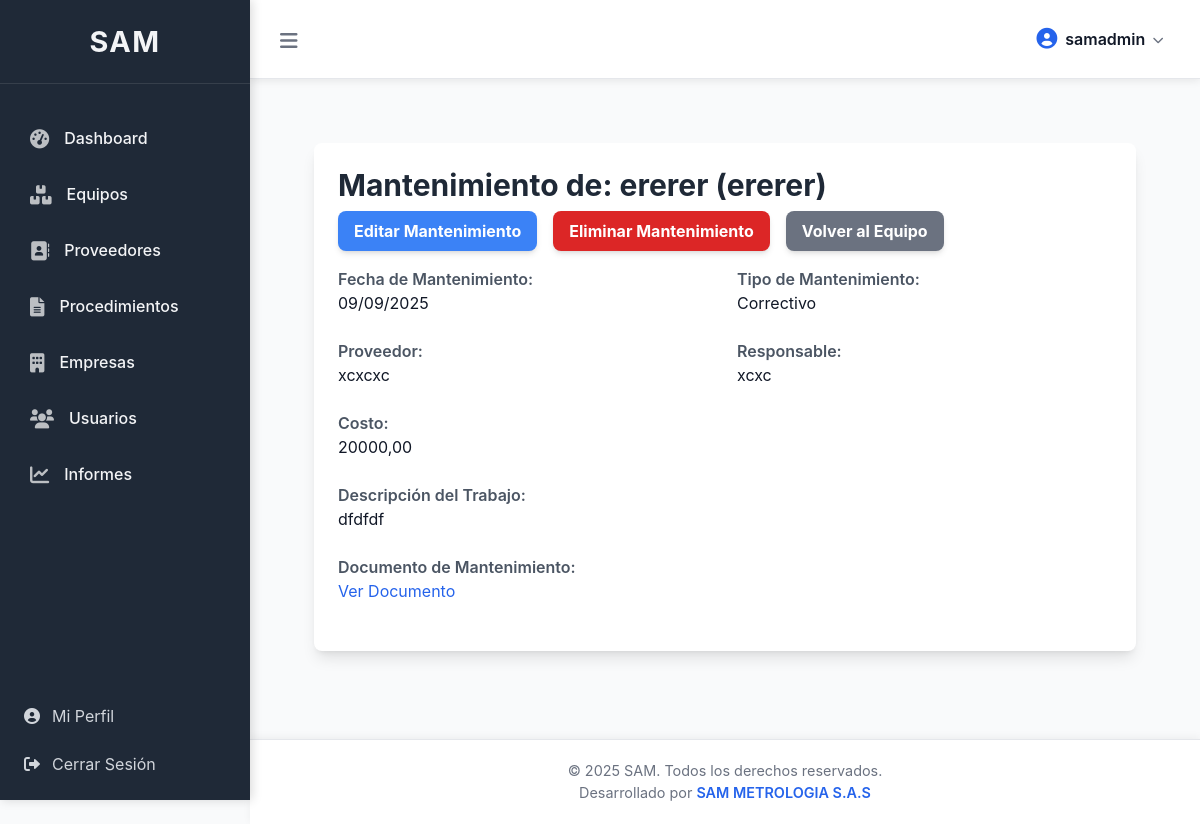
/core/equipos/5/mantenimientos/1/detalle/ (signed in), run on the app's committed database.
### core/models.py (models this page shows, shortened)
class CustomUser(AbstractUser):
    empresa = models.ForeignKey(Empresa, on_delete=models.SET_NULL, null=True, blank=True, related_name='usuarios_empresa') # Cambiado related_name
    groups = models.ManyToManyField(
        'auth.Group',
        related_name='customuser_groups', # related_name único para evitar conflictos
        blank=True,
        help_text='The groups this user belongs to. A user will get all permissions granted to each of their groups.',
        verbose_name='groups',
    )
    user_permissions = models.ManyToManyField(
        'auth.Permission',
        related_name='customuser_user_permissions', # related_name único para evitar conflictos
        blank=True,
        help_text='Specific permissions for this user.',
        verbose_name='user permissions',
    )
    class Meta:
        verbose_name = "Usuario"
        verbose_name_plural = "Usuarios"
        permissions = [
            ("can_view_customuser", "Can view custom user"),
            ("can_add_customuser", "Can add custom user"),
            ("can_change_customuser", "Can change custom user"),
            ("can_delete_customuser", "Can delete custom user"),
        ]

class Mantenimiento(models.Model):
    TIPO_MANTENIMIENTO_CHOICES = [
        ('Preventivo', 'Preventivo'),
        ('Correctivo', 'Correctivo'),
        ('Predictivo', 'Predictivo'),
        ('Inspección', 'Inspección'),
        ('Otro', 'Otro'),
    ]
    equipo = models.ForeignKey(Equipo, on_delete=models.CASCADE, related_name='mantenimientos')
    fecha_mantenimiento = models.DateField(verbose_name="Fecha de Mantenimiento")
    tipo_mantenimiento = models.CharField(max_length=50, choices=TIPO_MANTENIMIENTO_CHOICES)
    proveedor = models.ForeignKey(Proveedor, on_delete=models.SET_NULL, null=True, blank=True, related_name='mantenimientos_realizados', limit_choices_to={'tipo_servicio__in': ['Mantenimiento', 'Otro']}) # Ajuste en limit_choices_to
    nombre_proveedor = models.CharField(max_length=255, blank=True, null=True, help_text="Nombre del proveedor si no está en la lista.")
    responsable = models.CharField(max_length=255, blank=True, null=True, help_text="Persona o entidad que realizó el mantenimiento.")
    costo = models.DecimalField(max_digits=10, decimal_places=2, blank=True, null=True)
    descripcion = models.TextField(blank=True, null=True, help_text="Descripción detallada del mantenimiento realizado.")
    documento_mantenimiento = models.FileField(upload_to=get_upload_path, blank=True, null=True, verbose_name="Documento de Mantenimiento (PDF)")
    observaciones = models.TextField(blank=True, null=True)
    fecha_registro = models.DateTimeField(auto_now_add=True)
    class Meta:
        verbose_name = "Mantenimiento"
        verbose_name_plural = "Mantenimientos"
        permissions = [
            ("can_view_mantenimiento", "Can view mantenimiento"),
            ("can_add_mantenimiento", "Can add mantenimiento"),
            ("can_change_mantenimiento", "Can change mantenimiento"),
            ("can_delete_mantenimiento", "Can delete mantenimiento"),
        ]

class Equipo(models.Model):
    TIPO_EQUIPO_CHOICES = [
        ('Equipo de Medición', 'Equipo de Medición'),
        ('Equipo de Referencia', 'Equipo de Referencia'),
        ('Equipo Auxiliar', 'Equipo Auxiliar'),
        ('Otro', 'Otro'),
    ]
    ESTADO_CHOICES = [
        ('Activo', 'Activo'),
        ('En Mantenimiento', 'En Mantenimiento'),
        ('En Calibración', 'En Calibración'),
        ('En Comprobación', 'En Comprobación'),
        ('Inactivo', 'Inactivo'), # NUEVO ESTADO: Equipo que no se usa temporalmente
        ('De Baja', 'De Baja'), # Equipo dado de baja, no vuelve a operar
    ]
    codigo_interno = models.CharField(max_length=100, unique=False, help_text="Código interno único por empresa.") # Se valida la unicidad a nivel de formulario/vista
    nombre = models.CharField(max_length=200, verbose_name="Nombre del Equipo")
    empresa = models.ForeignKey(Empresa, on_delete=models.CASCADE, related_name='equipos', verbose_name="Empresa")
    tipo_equipo = models.CharField(max_length=50, choices=TIPO_EQUIPO_CHOICES, verbose_name="Tipo de Equipo")
    marca = models.CharField(max_length=100, blank=True, null=True, verbose_name="Marca")
    modelo = models.CharField(max_length=100, blank=True, null=True, verbose_name="Modelo")
    numero_serie = models.CharField(max_length=100, unique=True, blank=True, null=True, verbose_name="Número de Serie")
    ubicacion = models.CharField(max_length=255, blank=True, null=True, verbose_name="Ubicación") # Ahora CharField
    responsable = models.CharField(max_length=100, blank=True, null=True, verbose_name="Responsable")
    estado = models.CharField(max_length=50, choices=ESTADO_CHOICES, default='Activo', verbose_name="Estado")
    fecha_adquisicion = models.DateField(blank=True, null=True, verbose_name="Fecha de Adquisición")
    fecha_registro = models.DateTimeField(auto_now_add=True, verbose_name="Fecha de Registro")
    rango_medida = models.CharField(max_length=100, blank=True, null=True, verbose_name="Rango de Medida")
    resolucion = models.CharField(max_length=100, blank=True, null=True, verbose_name="Resolución")
    error_maximo_permisible = models.CharField(max_length=100, blank=True, null=True, verbose_name="Error Máximo Permisible") # Ahora CharField
    observaciones = models.TextField(blank=True, null=True, verbose_name="Observaciones")
    archivo_compra_pdf = models.FileField(upload_to=get_upload_path, blank=True, null=True, verbose_name="Archivo de Compra (PDF)")
    ficha_tecnica_pdf = models.FileField(upload_to=get_upload_path, blank=True, null=True, verbose_name="Ficha Técnica (PDF)")
    manual_pdf = models.FileField(upload_to=get_upload_path, blank=True, null=True, verbose_name="Manual (PDF)")
    otros_documentos_pdf = models.FileField(upload_to=get_upload_path, blank=True, null=True, verbose_name="Otros Documentos (PDF)")
    imagen_equipo = models.ImageField(upload_to=get_upload_path, blank=True, null=True, verbose_name="Imagen del Equipo") # Un solo campo para imagen
    version_formato = models.CharField(max_length=50, blank=True, null=True, verbose_name="Versión del Formato")
    fecha_version_formato = models.DateField(blank=True, null=True, verbose_name="Fecha de Versión del Formato")
    codificacion_formato = models.CharField(max_length=50, blank=True, null=True, verbose_name="Codificación del Formato")
    fecha_ultima_calibracion = models.DateField(blank=True, null=True, verbose_name="Fecha Última Calibración")
    proxima_calibracion = models.DateField(blank=True, null=True, verbose_name="Próxima Calibración")
    frecuencia_calibracion_meses = models.DecimalField(max_digits=5, decimal_places=2, blank=True, null=True, verbose_name="Frecuencia Calibración (meses)")
    fecha_ultimo_mantenimiento = models.DateField(blank=True, null=True, verbose_name="Fecha Último Mantenimiento")
    proximo_mantenimiento = models.DateField(blank=True, null=True, verbose_name="Próximo Mantenimiento")
    frecuencia_mantenimiento_meses = models.DecimalField(max_digits=5, decimal_places=2, blank=True, null=True, verbose_name="Frecuencia Mantenimiento (meses)")
    fecha_ultima_comprobacion = models.DateField(blank=True, null=True, verbose_name="Fecha Última Comprobación")
    proxima_comprobacion = models.DateField(blank=True, null=True, verbose_name="Próxima Comprobación")
    frecuencia_comprobacion_meses = models.DecimalField(max_digits=5, decimal_places=2, blank=True, null=True, verbose_name="Frecuencia Comprobación (meses)")
    class Meta:
        verbose_name = "Equipo"
        verbose_name_plural = "Equipos"
        ordering = ['codigo_interno']
        permissions = [
            ("can_view_equipo", "Can view equipo"),
            ("can_add_equipo", "Can add equipo"),
            ("can_change_equipo", "Can change equipo"),
            ("can_delete_equipo", "Can delete equipo"),
            ("can_export_reports", "Can export reports (PDF, Excel, ZIP)"), # NUEVO PERMISO
        ]
        unique_together = ('codigo_interno', 'empresa')

### core/views.py (the view)
# urls.py: path('equipos/<int:equipo_pk>/mantenimientos/<int:pk>/detalle/', views.detalle_mantenimiento, name='detalle_mantenimiento'),
@login_required
@permission_required('core.view_mantenimiento', raise_exception=True)
def detalle_mantenimiento(request, equipo_pk, pk):
    equipo = get_object_or_404(Equipo, pk=equipo_pk)
    mantenimiento = get_object_or_404(Mantenimiento, pk=pk, equipo=equipo)
    if not request.user.is_superuser and request.user.empresa != equipo.empresa:
        messages.error(request, 'No tienes permiso para ver este mantenimiento.')
        return redirect('core:detalle_equipo', pk=equipo.pk)
    context = {
        'equipo': equipo,
        'mantenimiento': mantenimiento,
        'titulo_pagina': f'Detalle de Mantenimiento: {equipo.nombre}',
    }
    return render(request, 'core/detalle_mantenimiento.html', context)

### core/templates/core/detalle_mantenimiento.html (shortened to what this page needs)
{% extends 'base.html' %}
{% load static %}
{% block content %}
<div class="container mx-auto p-4 sm:p-6 lg:p-8">
    <div class="bg-white shadow-lg rounded-lg p-6 mb-6">
        <div class="flex flex-wrap justify-between items-center mb-4 gap-2">
            <h1 class="text-3xl font-bold text-gray-800">Mantenimiento de: {{ mantenimiento.equipo.nombre }} ({{ mantenimiento.equipo.codigo_interno }})</h1>
            <div class="flex flex-wrap space-x-2 gap-2">
                <a href="{% url 'core:editar_mantenimiento' mantenimiento.equipo.pk mantenimiento.pk %}" class="bg-blue-500 hover:bg-blue-700 text-white font-bold py-2 px-4 rounded-lg shadow-md transition duration-300 ease-in-out">
                    Editar Mantenimiento
                </a>
                <button type="button" onclick="showDeleteModal('{% url 'core:eliminar_mantenimiento' mantenimiento.equipo.pk mantenimiento.pk %}', 'este mantenimiento')" class="bg-red-600 hover:bg-red-700 text-white font-bold py-2 px-4 rounded-lg shadow-md transition duration-300 ease-in-out">
                    Eliminar Mantenimiento
                </button>
                <a href="{% url 'core:detalle_equipo' mantenimiento.equipo.pk %}" class="bg-gray-500 hover:bg-gray-700 text-white font-bold py-2 px-4 rounded-lg shadow-md transition duration-300 ease-in-out">
                    Volver al Equipo
                </a>
            </div>
        </div>
        <div class="grid grid-cols-1 md:grid-cols-2 gap-6 mb-6">
            <div>
                <p class="text-gray-600 font-semibold">Fecha de Mantenimiento:</p>
                <p class="text-gray-900">{{ mantenimiento.fecha_mantenimiento|date:"d/m/Y" }}</p>
            </div>
            <div>
                <p class="text-gray-600 font-semibold">Tipo de Mantenimiento:</p>
                <p class="text-gray-900">{{ mantenimiento.get_tipo_mantenimiento_display }}</p>
            </div>
            <div>
                <p class="text-gray-600 font-semibold">Proveedor:</p>
                <p class="text-gray-900">{{ mantenimiento.nombre_proveedor|default:"N/A" }}</p>
            </div>
            <div>
                <p class="text-gray-600 font-semibold">Responsable:</p>
                <p class="text-gray-900">{{ mantenimiento.responsable|default:"N/A" }}</p>
            </div>
            <div>
                <p class="text-gray-600 font-semibold">Costo:</p>
                <p class="text-gray-900">{{ mantenimiento.costo|default:"N/A" }}</p>
            </div>
            <div class="md:col-span-2">
                <p class="text-gray-600 font-semibold">Descripción del Trabajo:</p>
                <p class="text-gray-900">{{ mantenimiento.descripcion|default:"N/A" }}</p>
            </div>
            {% if mantenimiento.documento_mantenimiento %}
            <div class="md:col-span-2">
                <p class="text-gray-600 font-semibold">Documento de Mantenimiento:</p>
                <a href="{{ mantenimiento.documento_mantenimiento.url }}" target="_blank" class="text-blue-600 hover:underline">
                    Ver Documento
                </a>
            </div>
            {% endif %}
        </div>
    </div>
</div>
{% endblock %}

### templates/base.html (shortened to what this page needs)
{% load static %}
<!DOCTYPE html>
<html lang="es">
<head>
    <script src="https://cdn.tailwindcss.com"></script>
    <link rel="stylesheet" href="https://cdnjs.cloudflare.com/ajax/libs/font-awesome/6.0.0-beta3/css/all.min.css">
</head>
<body>
    <aside id="sidebar" class="sidebar">
        <div class="sidebar-header">
            <h2>SAM</h2>
        </div>
        <nav>
            <ul>
                <li><a href="{% url 'core:dashboard' %}" class="{% if request.resolver_match and request.resolver_match.url_name == 'dashboard' %}active{% endif %}">
                    <i class="fas fa-tachometer-alt"></i> Dashboard
                </a></li>
                <li><a href="{% url 'core:home' %}" class="{% if request.resolver_match and request.resolver_match.url_name == 'home' %}active{% endif %}">
                    <i class="fas fa-boxes"></i> Equipos
                </a></li>
                <li><a href="{% url 'core:listar_proveedores' %}" class="{% if request.resolver_match and request.resolver_match.url_name == 'listar_proveedores' %}active{% endif %}">
                    <i class="fas fa-address-book"></i> Proveedores
                </a></li>
                <li><a href="{% url 'core:listar_procedimientos' %}" class="{% if request.resolver_match and 'procedimiento' in request.resolver_match.url_name %}active{% endif %}">
                    <i class="fas fa-file-alt"></i> Procedimientos
                </a></li>
                {% if user.is_superuser %}
                <li><a href="{% url 'core:listar_empresas' %}" class="{% if request.resolver_match and request.resolver_match.url_name == 'listar_empresas' %}active{% endif %}">
                    <i class="fas fa-building"></i> Empresas
                </a></li>
                {% endif %}
                {% if user.is_staff or user.is_superuser %}
                <li><a href="{% url 'core:listar_usuarios' %}" class="{% if request.resolver_match and 'usuario' in request.resolver_match.url_name %}active{% endif %}">
                    <i class="fas fa-users"></i> Usuarios
                </a></li>
                {% endif %}
                <li><a href="{% url 'core:informes' %}" class="{% if request.resolver_match and request.resolver_match.url_name == 'informes' %}active{% endif %}">
                    <i class="fas fa-chart-line"></i> Informes
                </a></li>
            </ul>
        </nav>
        <div class="mt-auto pb-4">
            <a href="{% url 'core:perfil_usuario' %}" class="flex items-center py-2 px-4 text-gray-300 hover:bg-gray-700 hover:text-white rounded-md transition duration-200 ease-in-out mx-2">
                <i class="fas fa-user-circle mr-3"></i> Mi Perfil
            </a>
            <a href="{% url 'core:logout' %}" class="flex items-center py-2 px-4 text-gray-300 hover:bg-red-700 hover:text-white rounded-md transition duration-200 ease-in-out mt-2 mx-2">
                <i class="fas fa-sign-out-alt mr-3"></i> Cerrar Sesión
            </a>
        </div>
    </aside>
    <div id="main-content" class="main-content">
        <div class="navbar">
            <button id="menu-toggle" class="menu-toggle">
                <i class="fas fa-bars text-xl"></i>
            </button>
            <div class="user-menu">
                <button id="user-menu-button" class="user-menu-button">
                    <i class="fas fa-user-circle"></i>
                    <span>{{ user.username }}</span>
                    <i class="fas fa-chevron-down"></i>
                </button>
            </div>
        </div>
        <main class="flex-grow p-4 md:p-6 lg:p-8">
            {% block content %}{% endblock %}
        </main>
        <footer class="main-footer">
            <p>&copy; {% now "Y" %} SAM. Todos los derechos reservados.</p>
            <p>Desarrollado por <a href="https://www.google.com" target="_blank">SAM METROLOGIA S.A.S</a></p>
        </footer>
    </div>
</body>
</html>

### data on the page
CustomUser: username "samadmin"
Mantenimiento: equipo.nombre "ererer", equipo.codigo_interno "ererer", fecha_mantenimiento "09/09/2025", tipo_mantenimiento "Correctivo", nombre_proveedor "xcxcxc", responsable "xcxc", costo "20000,00", descripcion "dfdfdf"
